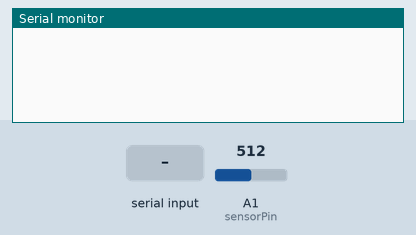
Bench run of a sketch on a simulated Arduino Uno, built with avr-gcc and run on an emulated ATmega328P. On the bench: the last lines printed to the serial monitor. The inputs (shaded band) are chosen by the test bench; at power-on: A1 (sensorPin) = 512.

Above: at 1.2 s.
1.3 s: "1" received over Serial
At 1.9 s:
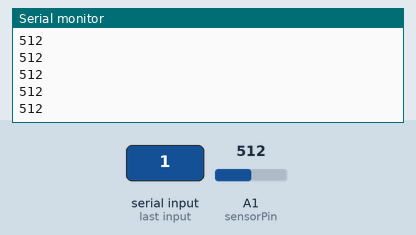
2.8 s: A1 (sensorPin) set to 716
At 3.7 s:
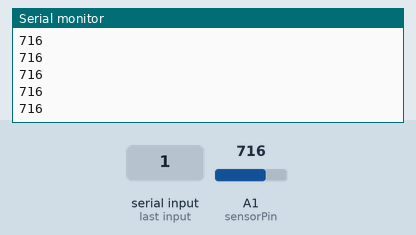
4.3 s: A1 (sensorPin) set to 900
At 5.3 s:
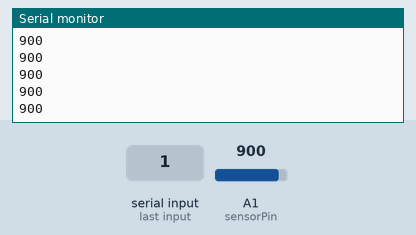
Timing chart, 0 to 7.3 s (numbered marks = the images above; inputs shaded):
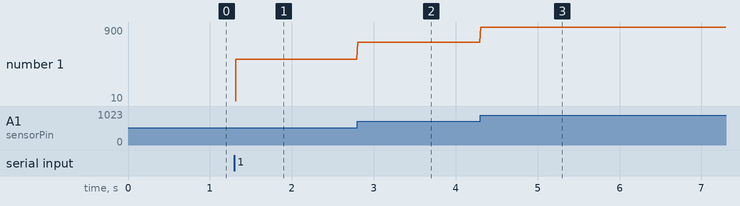

The sketch:

meas_vind.ino
```cpp
int sensorPin = A1;
int delayTime = 10;
bool record = false;


void setup() {
  Serial.begin(9600);     // opens serial port, sets data rate to 9600 bps
}


void loop() {
  if (record) {
    Serial.println(analogRead(sensorPin));
    delay(delayTime);
  }
  else {
    if (Serial.available()) {
      record = true;
      Serial.println("Recording");
      Serial.println(delayTime);
    }
  }
}
```

Measured:
- after the input at 1.3 s, the serial monitor: prints a new line at once (image 1)
- after the input at 2.8 s, the serial monitor: prints a new line at once (image 2)
- after the input at 4.3 s, the serial monitor: prints a new line at once (image 3)
- plotted number 1: 512 → 716 after the input at 2.8 s, 716 → 900 after the input at 4.3 s
